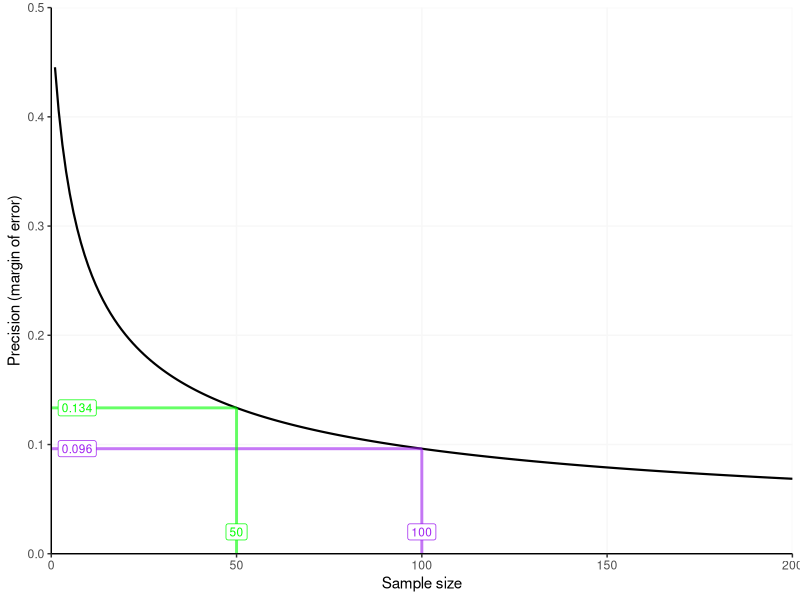

This figure's R source:
# This script will run a precision analysis to help with sample size planning 
# when you wish to estimate a proportion with confidence intervals
# This code was written for personal use — reuse at your own risk!

# Load libraries ---------------------------------

library(tidyverse)

# Define functions ---------------------------------

# Define function for computing margin of error (MOE) for a confidence interval. The MOE is half the width of the confidence interval.
# If the population size is known a finite population correction can be applied.
# Otherwise, if the population size in unknown, no correction is applied (the default).
# The function can compute MOE for either a Wald or Wilson confidence interval (defaults to Wilson as it appears to be superior, see Newcombe, 1998)
# A 95% confidence interval is assumed.
marginOfError <- function(expectedProportion,sampleSize,confidenceLevel=.95,populationSize=Inf,type='wilson',report=T){
  n <- sampleSize
  N <- populationSize
  
  if(type=='wilson'){ # if computing Wilson CIs
    successCount <- n*expectedProportion
    CI <- prop.test(successCount, n, correct = F, conf.level = confidenceLevel)$conf.int # computes CI. Yate's continuity correction is off by default
    MOE <- (CI[2] - CI[1])/2 # to get the MOE, subtract lowerbound of CI from upperbound of CI and divide by two
    
    # NOT RUN — sanity check using hand written formula for Wilson CIs
    #P <- expectedProportion
    #Z <- qnorm(c( (1-confidenceLevel)/2, 1-(1-confidenceLevel)/2))[2]
    #CI <- (2 * n * P + Z^2 + c(-1, 1) * Z * sqrt(Z^2 + 4 * n * P * (1 - P))) /
    #   (2 * (n + Z^2)) 
    #MOE <- (CI[2] - CI[1])/2 # to get the MOE, subtract lowerbound of CI from upperbound of CI and divide by two
    
  }else if(type=='wald'){ # if computing wald CIs
    P <- expectedProportion
    alpha <- (1 - confidenceLevel) / 2 # convert confidence level to alpha
    Z <- qnorm(alpha, lower.tail=FALSE) # convert alpha to Z
    MOE <- Z*sqrt(P*(1-P)/n) # compute margin of error for Wald confidence intervals 
  }
  
  if(N != Inf){ # if user has specified a population size
    FPC <- sqrt((N-n)/(N-1)) # calculate a finite population correction (FPC) factor
    MOE <- MOE*FPC # adjust the MOE with the FPC
  }
  
  if(report){ # if user has asked for a report
    print(paste0(
      'The margin of error of a 95% ', type,' confidence interval for an expected proportion of ',expectedProportion,
      ' and a sample size of ',sampleSize,' is ', round(MOE,3)))
  }
  
  moe_object <- list(moe = MOE, target_sample_size = sampleSize, conf_interval_type = type)
  
  return(moe_object)
}

# define function to plot a precision curve for given proportion and sample size (95% confidence interval assumed).
precisionCurve <- function(expectedProportion,sampleSize,confidenceLevel=.95,populationSize=Inf,type='wilson'){
  
  sample_size_vector <- seq(1:(sampleSize*2)) # create a vector of sample sizes for X axis (by default we will show a curve for 2x the specified sample size)
  moe_vector <- NA # pre-load a variable to store moes
  
  for(i in sample_size_vector){ # using a for loop as its more comprehensible 
    moe_object <- marginOfError(
      sampleSize = i,
      expectedProportion = expectedProportion,
      confidenceLevel = confidenceLevel,
      populationSize = populationSize,
      type = type,
      report = F # don't print a report
    )
    moe_vector <- c(moe_vector, moe_object$moe) # append new moe to moe vector
  }
  
  moe_vector <- moe_vector[!is.na(moe_vector)] # remove the NA value created when moe_vector was pre-loaded
  df <- data.frame(sampleSize = sample_size_vector,precision = moe_vector)
  
  # build plot
  plot <- ggplot(data = df, aes(x = sampleSize, y = precision)) +
    geom_line(colour = 'black', linewidth = .75) +
    theme_classic() +
    ylab('Precision (margin of error)') +
    xlab('Sample size') +
    scale_x_continuous(expand = c(0.0, 0), limits = c(0,max(sample_size_vector))) +
    scale_y_continuous(expand = c(0.0, 0), limits = c(0,round(max(moe_vector)+.1,1)), breaks = seq(0,round(max(moe_vector)+.1,1),0.1)) +
    theme(panel.grid.major = element_line(colour="grey97", size=0.5))
  
  return(plot)
}

# Run a precision analysis  ---------------------------------

# Run the code below to compute a margin of error for given expected proportion and target sample size
moe_object1 <- marginOfError(
  expectedProportion = .5, # Specify the anticipated proportion. Use 0.5 for the most conservative sample size estimate (see Gelman & Hill, 2006, p. 442).
  sampleSize = 100, # Specify the target sample size
  populationSize = Inf, # If population size is known, we can apply a finite population correction, otherwise use Inf
  confidenceLevel = .95, # specify the level of the confidence interval
  type = 'wilson')

# Lets get a second moe for a different target sample size (so we can display both on a precision curve)
moe_object2 <- marginOfError(
  expectedProportion = .5, # Specify the anticipated proportion. Use 0.5 for the most conservative sample size estimate (see Gelman & Hill, 2006, p. 442).
  sampleSize = 50, # Specify the target sample size
  populationSize = Inf, # If population size is known, we can apply a finite population correction, otherwise use Inf
  confidenceLevel = .95, # specify the level of the confidence interval
  type = 'wilson')

# Now plot a precision curve showing precision (margin of error) as a function of sample size.
# We'll annotate the plot with the parameters above

precisionCurve(expectedProportion =.5, # Specify the anticipated proportion. Use 0.5 for the most conservative sample size estimate (see Gelman & Hill, 2006, p. 442).
               sampleSize = 100, # Specify the target sample size
               populationSize = Inf, # If population size is known, we can apply a finite population correction, otherwise use Inf
               confidenceLevel = .95, # specify the level of the confidence interval
               type = 'wilson' # specify the type of confidence interval (wald or wilson)
) +
  # this code annotates the precision curve with the moes computed above
  annotate("segment", x = moe_object1$target_sample_size, xend = moe_object1$target_sample_size, y = 0, yend = moe_object1$moe, colour = "purple", size=1, alpha=0.6) +
  annotate("segment", x = 0, xend = moe_object1$target_sample_size, y = moe_object1$moe, yend = moe_object1$moe, colour = "purple", size=1, alpha=0.6) +
  annotate("label", x = 7, y = moe_object1$moe, colour = "purple", size=3, alpha=1, label = round(moe_object1$moe,3)) +
  annotate("label", x = moe_object1$target_sample_size, y = 0.02, colour = "purple", size=3, alpha=1, label = moe_object1$target_sample_size) + 
  
  annotate("segment", x = moe_object2$target_sample_size, xend = moe_object2$target_sample_size, y = 0, yend = moe_object2$moe, colour = "green", size=1, alpha=0.6) +
  annotate("segment", x = 0, xend =  moe_object2$target_sample_size, y = moe_object2$moe, yend = moe_object2$moe, colour = "green", size=1, alpha=0.6) +
  annotate("label", x = 7, y = moe_object2$moe, colour = "green", size=3, alpha=1, label = round(moe_object2$moe,3)) +
  annotate("label", x = moe_object2$target_sample_size, y = 0.02, colour = "green", size=3, alpha=1, label = moe_object2$target_sample_size) 

# References  ---------------------------------

# Gelman, A., & Hill, J. (2007). Data analysis using regression and multilevel/hierarchical models. Cambridge University Press.
# Newcombe R.G. (1998). Two-Sided Confidence Intervals for the Single Proportion: Comparison of Seven Methods. Statistics in Medicine, 17, 857–872. doi:10.1002/(SICI)1097-0258(19980430)17:8<857::AID-SIM777>3.0.CO;2-E.
# Rothman, K. J., & Greenland, S. (2018). Planning study size based on precision rather than power. Epidemiology, 29(5), 599–603. https://doi.org/10.1097/EDE.0000000000000876
